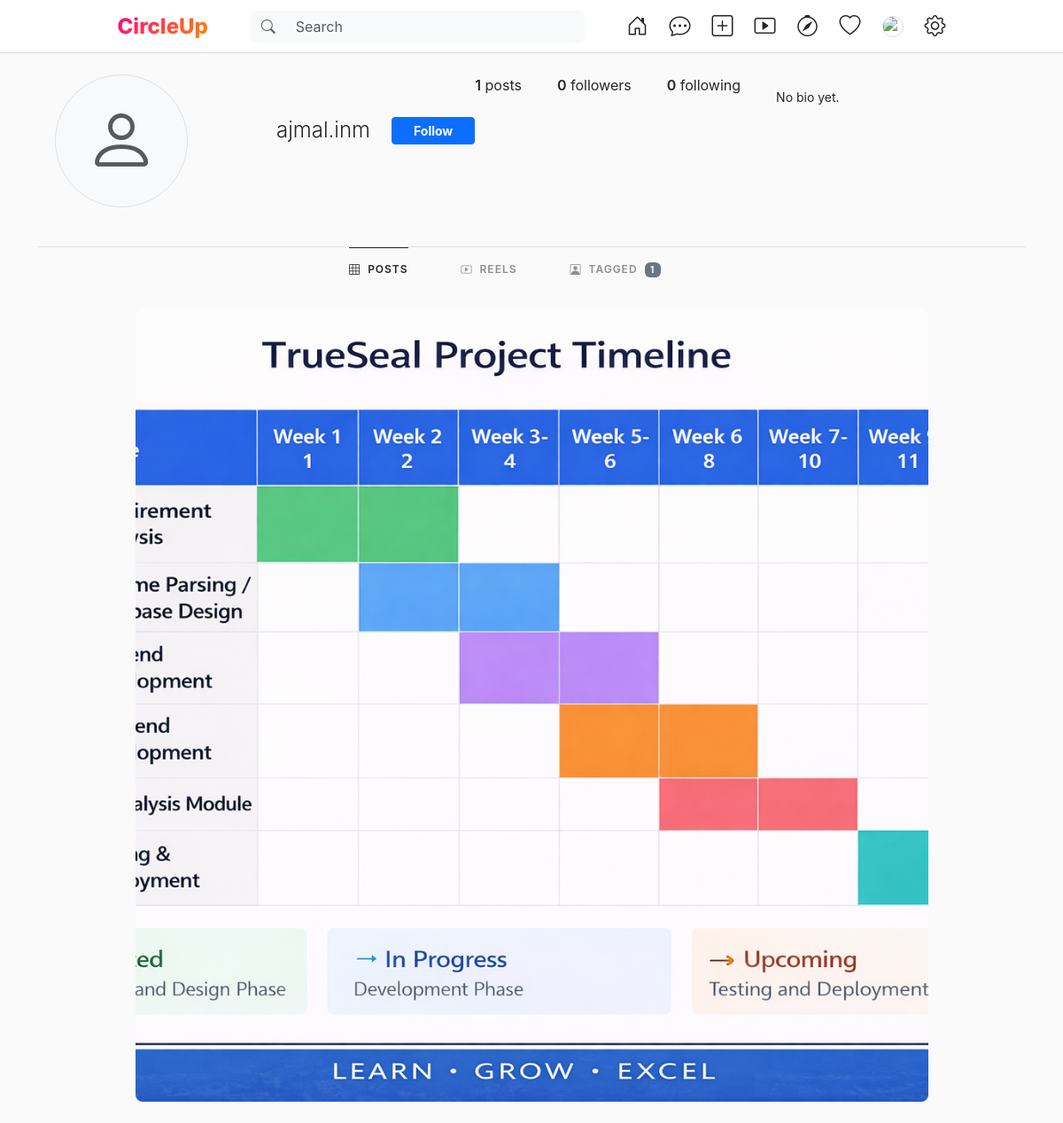
/profile/ajmal.inm/ (signed in), run on the app's committed database.
### app/models.py (models this page shows, shortened)
class Profile(models.Model):
    pic = models.FilePathField(path='uploads/', blank=True, null=True)
    user = models.ForeignKey(User, on_delete=models.SET_NULL, null=True, blank=True)
    text = models.CharField(max_length=100, null=True, blank=True)
    score = models.FloatField(default=0.0)
    last_seen = models.DateTimeField(null=True, blank=True)
    dob = models.DateField(null=True, blank=True)
    last_toxic_comment = models.DateTimeField(null=True, blank=True)  # Timestamp of most recent toxic comment
    ban_until = models.DateTimeField(null=True, blank=True)           # When current ban expires
    ban_level = models.IntegerField(default=1)                        # Ban multiplier: 1=4h, 2=8h, 3=12h...
    last_ban_applied = models.DateTimeField(null=True, blank=True)    # When the last ban was issued (for escalation tracking)

class Posts(models.Model):
    user = models.ForeignKey(User, on_delete=models.SET_NULL, null=True, blank=True)
    image_path = models.FilePathField(path='uploads/')
    text = models.CharField(max_length=500, blank=True)
    likes = models.ManyToManyField(User, related_name='liked_posts', blank=True)
    comments = models.ManyToManyField('Comment', blank=True)
    like_count = models.IntegerField(default=0)
    is_story = models.BooleanField(default=False)
    is_reel = models.BooleanField(default=False)
    score = models.FloatField(default=0.0)
    created = models.DateTimeField(default=timezone.now)
    @property
    def is_video_file(self):
        if not self.image_path: return False
        return self.image_path.lower().endswith(('.mp4', '.mov', '.webm', '.ogg'))

### app/views.py (the view)
# urls.py: path('profile',profile,name="profile"),
@login_required(login_url='login')
def profile(request, username=None):
    if username is None:
        viewed_user = request.user
    else:
        viewed_user = User.objects.get(username=username)
    try:
        profile_obj = Profile.objects.get(user=viewed_user)
    except Profile.DoesNotExist:
        profile_obj = Profile.objects.create(user=viewed_user)
    all_posts = Posts.objects.filter(user=viewed_user).order_by('-id')
    regular_posts = all_posts.filter(is_story=False, is_reel=False)
    reels_posts = all_posts.filter(is_reel=True)
    followers_count = Friend.objects.filter(friend=viewed_user).count()
    following_count = Friend.objects.filter(user=viewed_user).count()
    is_self = (viewed_user == request.user)
    is_friend = Friend.objects.filter(user=request.user, friend=viewed_user).exists()
    sent_request = FriendRequest.objects.filter(from_user=request.user, to_user=viewed_user, status='pending').exists()
    received_request = FriendRequest.objects.filter(from_user=viewed_user, to_user=request.user, status='pending').first()
    incoming_requests = []
    if is_self:
        incoming_requests = FriendRequest.objects.filter(to_user=request.user, status='pending')
    tagged_posts = Posts.objects.filter(tags__user=viewed_user).distinct().order_by('-id')
    return render(request, "profile.html", {
        "viewed_user": viewed_user,
        "profile": profile_obj,
        'db': regular_posts,
        'reels_db': reels_posts,
        'tagged_posts': tagged_posts,
        'posts_count': regular_posts.count(),
        'reels_count': reels_posts.count(),
        'tagged_count': tagged_posts.count(),
        'followers_count': followers_count,
        'following_count': following_count,
        'is_self': is_self,
        'is_friend': is_friend,
        'sent_request': sent_request,
        'received_request': received_request,
        'incoming_requests': incoming_requests
    })

### app/context_processors.py (called while the page is built)
def pending_friend_requests(request):
    if request.user.is_authenticated:
        count = FriendRequest.objects.filter(
            to_user=request.user, status='pending'
        ).count()
    else:
        count = 0
    return {'pending_friend_requests_count': count}

### app/templates/profile.html (shortened to what this page needs)
{% extends 'base.html' %}
{% load static %}
{% block content %}
<div class="profile-header d-flex flex-column flex-md-row">
    <div class="profile-avatar-container position-relative">
        {% if profile.pic and profile.pic != "None" %}
            <img src="http://127.0.0.1:8000/{{ profile.pic }}" class="profile-avatar" id="profileImage">
        {% else %}
            <div class="profile-avatar bg-light d-flex align-items-center justify-content-center text-muted border">
                <i class="bi bi-person" style="font-size: 5rem;"></i>
            </div>
        {% endif %}
    </div>
        <div class="d-flex align-items-center mb-4">
            <h2 class="fs-4 mb-0 me-4 fw-light" id="profile-username-display">{{ viewed_user.username }}</h2>
            {% if is_self %}
                <button class="btn btn-outline-dark btn-sm fw-bold px-3" data-bs-toggle="modal" data-bs-target="#editProfileModal">Edit Profile</button>
                <i class="bi bi-gear-wide ms-3 fs-5 cursor-pointer"></i>
                    {% else %}
                        {% if is_friend %}
                            <a href="{% url 'remove_friend' viewed_user.id %}" class="btn btn-outline-dark btn-sm fw-bold px-3 me-2 ajax-friend-action" data-action="remove">Unfollow</a>
                            <a href="{% url 'chat-detail' viewed_user.id %}" class="btn btn-outline-dark btn-sm fw-bold px-3">Message</a>
                        {% elif sent_request %}
                            <button class="btn btn-secondary btn-sm fw-bold px-3 me-2" disabled>Requested</button>
                        {% else %}
                            <a href="{% url 'send_friend_request' viewed_user.id %}" class="btn btn-primary btn-sm fw-bold px-4 ajax-friend-action" data-action="send">Follow</a>
                        {% endif %}
                    {% endif %}
                </div>
        <div class="d-flex mb-3">
            <div class="stat-item"><span class="stat-value">{{ posts_count }}</span> posts</div>
            <div class="stat-item"><span class="stat-value">{{ followers_count }}</span> followers</div>
            <div class="stat-item"><span class="stat-value">{{ following_count }}</span> following</div>
        </div>
        <div class="bio-container">
            <div id="profile-bio-display">{{ profile.text|default:"No bio yet." }}</div>
        </div>
    </div>
<div class="border-top d-flex justify-content-center" id="profile-tabs">
    <div class="tab-item active" id="tab-posts" onclick="switchTab('posts')"><i class="bi bi-grid-3x3 me-1"></i> Posts</div>
    <div class="tab-item" id="tab-reels" onclick="switchTab('reels')">
        <i class="bi bi-play-btn me-1"></i> Reels
    </div>
    <div class="tab-item" id="tab-tagged" onclick="switchTab('tagged')">
        <i class="bi bi-person-square me-1"></i> Tagged
        {% if tagged_count > 0 %}<span class="badge bg-secondary ms-1" style="font-size:10px;">{{ tagged_count }}</span>{% endif %}
    </div>
</div>
<div class="profile-grid" id="grid-posts">
    {% for post in db %}
    <div class="grid-item" data-bs-toggle="modal" data-bs-target="#postModal{{ post.id }}">
        <img src="http://127.0.0.1:8000/{{ post.image_path }}" alt="Post">
    </div>
    {% endfor %}
</div>
{% endblock %}

### app/static/css/insta_style.css (style rules this page uses)
:root { --primary-gradient: linear-gradient(135deg, #FF0080 0%, #FF8C00 100%); --insta-blue: #0095f6; --insta-dark-blue: #00376b; --bg-light: #fafafa; --border-color: #dbdbdb; --text-primary: #262626; --text-secondary: #8e8e8e; --glass-bg: rgba(255, 255, 255, 0.85); --card-shadow: 0 8px 32px rgba(0, 0, 0, 0.05); }
body { background-color: var(--bg-light) !important; color: var(--text-primary); font-family: -apple-system, BlinkMacSystemFont, "Segoe UI", Roboto, Helvetica, Arial, sans-serif !important; }
.profile-grid { display: grid; grid-template-columns: repeat(3, 1fr); gap: 28px; }
.grid-item { aspect-ratio: 1 / 1; overflow: hidden; position: relative; cursor: pointer; }
.grid-item img { width: 100%; height: 100%; object-fit: cover; transition: filter 0.3s ease; }

### app/templates/base.html (style rules this page uses)
.profile-grid { display: grid; grid-template-columns: repeat(auto-fit, minmax(250px, 1fr)); grid-gap: 5px; padding: 20px 20px 0; max-width: 935px; margin: 0 auto; }
.grid-item { position: relative; aspect-ratio: 1; overflow: hidden; border-radius: 8px; cursor: pointer; background: #f0f0f0; }
.grid-item img, .grid-item video { width: 100%; height: 100%; object-fit: cover; }

### app/templates/profile.html (style rules this page uses)
.profile-header { margin-bottom: 44px; padding: 0 20px; }
.profile-avatar-container { width: 150px; height: 150px; margin-right: 100px; }
.profile-avatar { width: 100%; height: 100%; border-radius: 50%; border: 1px solid #dbdbdb; object-fit: cover; }
.stat-item { margin-right: 40px; font-size: 16px; }
.stat-value { font-weight: 600; }
.bio-container { font-size: 14px; margin-top: 15px; }
.tab-item { text-transform: uppercase; font-size: 12px; font-weight: 600; letter-spacing: 1px; padding: 15px 0; margin-right: 60px; border-top: 1px solid transparent; cursor: pointer; color: #8e8e8e; }
.tab-item.active { border-top: 1px solid #262626; color: #262626; }

### data on the page
Profile: text "No bio yet."
Posts: image_path (picture)

### other printed values
{{ viewed_user.username }} "ajmal.inm"
{{ posts_count }} "1"
{{ followers_count }} "0"
{{ following_count }} "0"
{{ tagged_count }} "1"
